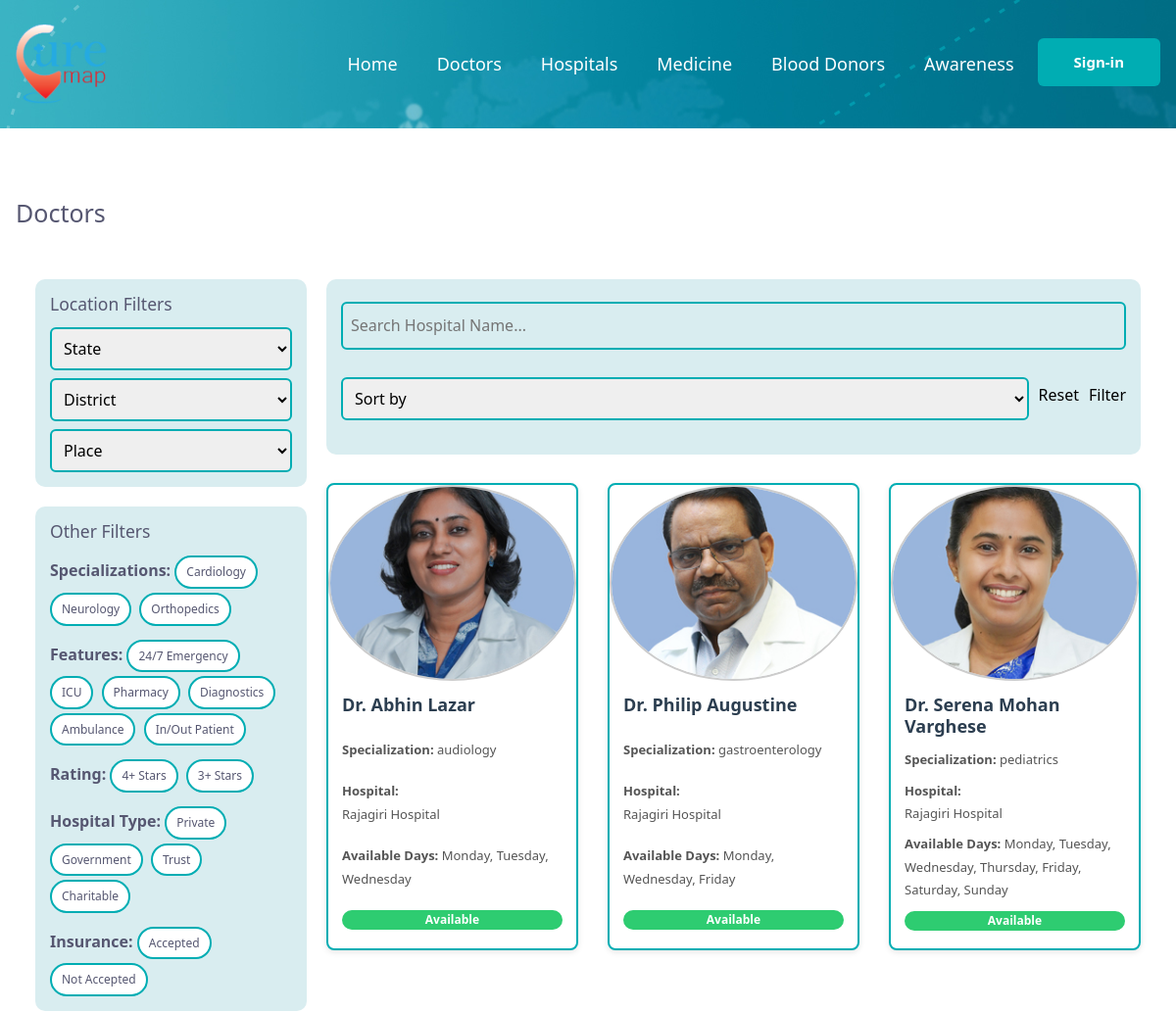
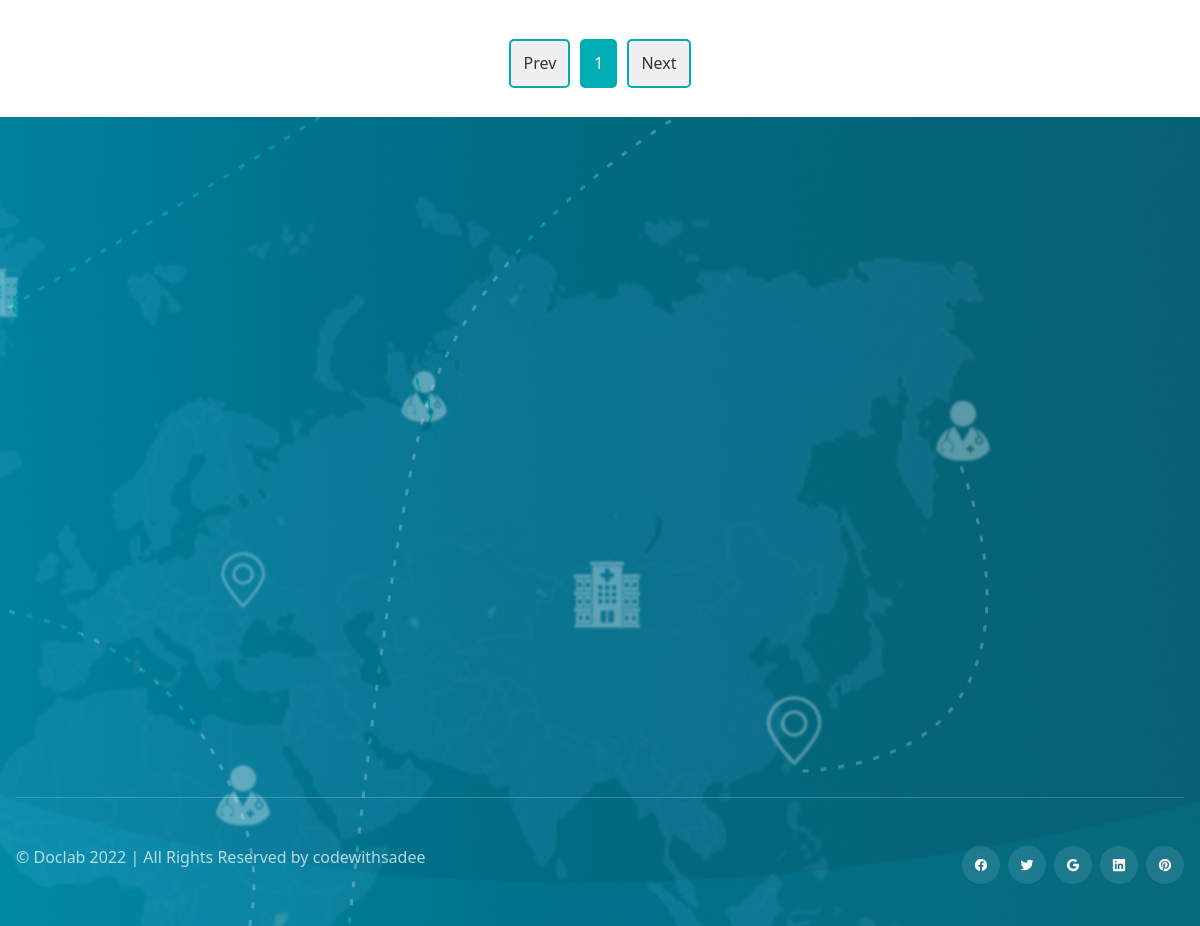
/doctor/doctor_list/, run on the app's committed database (2 pictures, top to bottom).
### doctor/models.py (models this page shows, shortened)
class Doctor(models.Model):
    first_name = models.CharField(max_length=100)
    second_name = models.CharField(max_length=100, blank=True, null=True)
    last_name = models.CharField(max_length=100)
    photo = models.ImageField(upload_to='doctor_photos/')
    email = models.EmailField(unique=True, blank=True, null=True)
    phone = models.CharField(max_length=15, blank=True, null=True)
    gender = models.CharField(max_length=10, choices=[('male', 'Male'), ('female', 'Female'), ('other', 'Other')])
    role = models.CharField(max_length=255, blank=True, null=True)
    qualification = models.TextField(help_text="Use line breaks for paragraphs and * for bullet points.",blank=True, null=True)
    specialization = MultiSelectField(choices=SPECIALIZATION_CHOICES)
    experience_years = models.PositiveIntegerField(blank=True, null=True)
    hospital = models.ForeignKey(Hospital, on_delete=models.CASCADE, related_name='doctors')
    available_days = MultiSelectField(choices=DAY_CHOICES, blank=True, null=True)
    about = models.TextField(blank=True, null=True)
    rating = models.FloatField(default=0.0)
    is_available = models.BooleanField(default=True)

### hospital/models.py (models this page shows, shortened)
class Hospital(models.Model):
    name = models.CharField(max_length=255)
    photo = models.ImageField(upload_to='hospital_photos/')
    email = models.EmailField(blank=True, null=True)
    email2 = models.EmailField(blank=True, null=True)  # Optional second email
    contact_number = models.CharField(max_length=15,blank=True, null=True)
    contact_number2 = models.CharField(max_length=15, blank=True, null=True)  # Optional second contact number
    password = models.CharField(max_length=128)  # Use Django's default max length for passwords
    website = models.URLField(blank=True, null=True)
    address = models.TextField()
    pincode = models.CharField(max_length=10)
    place = models.CharField(max_length=100)
    district = models.CharField(max_length=100)
    state = models.CharField(max_length=100)
    location_map_url = models.URLField(max_length=2000, blank=True, null=True)
    rating = models.FloatField(default=0.0)
    open_24_hours = models.BooleanField(default=False, help_text="Check if the hospital is open 24 hours")

### doctor/views.py (the view)
# urls.py: path('doctor_list/', views.doctor_list,name='doctor_list'),
def doctor_list(request):
    doctors = Doctor.objects.all()
    return render(request, 'doctor/doctor_list.html', {'doctors': doctors})

### templates/doctor/doctor_list.html (shortened to what this page needs)
{% extends "basic_templates/header.html" %}
{% load static %}
{% block css %}
<link rel="stylesheet" href="https://cdn.jsdelivr.net/npm/choices.js/public/assets/styles/choices.min.css">
<link rel="stylesheet" href="{% static 'css/basic_css/header.css' %}">
<link rel="stylesheet" href="{% static 'css/hospital/hospital.css' %}">
<link rel="stylesheet" href="{% static 'css/loginpage/loginpage.css' %}">
{% endblock css %}
{% block body %}
<br><br><br><br><br><br><br>
<section class="service" aria-label="service">
  <div class="container">
    <h1>Doctors</h1>
    <br>
    <div class="hospital-page">
      <aside class="sidebar">
        <div class="filter-box">
          <h3>Location Filters</h3>
          <select><option>State</option></select>
          <select><option>District</option></select>
          <select><option>Place</option></select>
        </div>
        <div class="filter-box">
          <h3>Other Filters</h3>
          <div class="tag-group">
            <strong>Specializations:</strong>
            <span>Cardiology</span>
            <span>Neurology</span>
            <span>Orthopedics</span>
          </div>
          <div class="tag-group">
            <strong>Features:</strong>
            <span>24/7 Emergency</span>
            <span>ICU</span>
            <span>Pharmacy</span>
            <span>Diagnostics</span>
            <span>Ambulance</span>
            <span>In/Out Patient</span>
          </div>
          <div class="tag-group">
            <strong>Rating:</strong>
            <span>4+ Stars</span>
            <span>3+ Stars</span>
          </div>
          <div class="tag-group">
            <strong>Hospital Type:</strong>
            <span>Private</span>
            <span>Government</span>
            <span>Trust</span>
            <span>Charitable</span>
          </div>
          <div class="tag-group">
            <strong>Insurance:</strong>
            <span>Accepted</span>
            <span>Not Accepted</span>
          </div>
        </div>
      </aside>
      <main class="main-section">
        <div class="filter-box">
          <div class="top-filters">
            <input type="text" placeholder="Search Hospital Name...">
          </div>
          <div class="top-filters">
            <select>
              <option>Sort by</option>
            </select>
            <button>Reset</button>
            <button>Filter</button>
          </div>
        </div><br>
<div class="doctor-cards" id="doctorCards">
  {% for doctor in doctors %}
    <div class="card doctor-card">
      <img src="{{ doctor.photo.url }}" alt="Dr. {{ doctor.first_name }} {{ doctor.last_name }}" class="doctor-photo">
      <div class="card-body">
        <h3>
          <a href="{% url 'doctor_detail' doctor.id %}" class="doctor-link">
            <strong>Dr. {{ doctor.first_name }}{% if doctor.second_name %} {{ doctor.second_name }}{% endif %} {{ doctor.last_name }}</strong>
          </a>
        </h3>
        {% if doctor.specialization %}
          <p><strong>Specialization:</strong>
            {{ doctor.specialization|join:", " }}
          </p>
        {% endif %}
        <p><strong>Hospital:</strong>
          <a href="{% url 'hospital_detail' doctor.hospital.id %}">
            {{ doctor.hospital.name }}
          </a>
        </p>
        {% if doctor.available_days %}
          <p><strong>Available Days:</strong>
            {{ doctor.available_days}}
          </p>
        {% endif %}
        {% if doctor.is_available %}
          <p class="badge open">Available</p>
        {% else %}
          <p class="badge closed">Not Available</p>
        {% endif %}
      </div>
    </div>
  {% endfor %}
</div>
<br>
      </main>
    </div>
    <div class="pagination" id="paginationControls"></div><br>
  </div>
</section>
{% endblock body %}

### static/css/basic_css/header.css (style rules this page uses)
:root { --rich-black-fogra-29: hsl(222, 44%, 8%); --middle-blue-green_40: hsla(174, 64%, 71%, 0.4); --midnight-green: hsl(186, 100%, 19%); --midnight-green_a25: hsla(186, 100%, 19%, 0.25); --independece: hsl(236, 14%, 39%); --verdigris: hsl(182, 100%, 35%); --ming: hsl(186, 72%, 24%); --space-cadet: hsla(226, 45%, 24%); --eerie-black: hsl(0, 0%, 13%); --alice-blue: hsl(187, 25%, 94%); --gray-web: hsl(0, 0%, 50%); --gainsboro: hsl(0, 0%, 87%); --white: hsl(0, 0%, 100%); --white_a20: hsla(0, 0%, 100%, 0.2); --white_a10: hsla(0, 0%, 100%, 0.1); --black: hsl(0, 0%, 0%); --ff-oswald: 'Oswald', sans-serif; --ff-rubik: 'Rubik', sans-serif; --headline-lg: 5rem; --headline-md: 3rem; --headline-sm: 2rem; --title-lg: 1.8rem; --title-md: 1.5rem; --title-sm: 1.4rem; --fw-500: 500; --fw-700: 700; --section-padding: 120px; --shadow-1: 0px 2px 20px hsla(209, 36%, 72%, 0.2); --shadow-2: 0 4px 16px hsla(0, 0%, 0%, 0.06); --radius-circle: 50%; --radius-12: 12px; --radius-6: 6px; --radius-4: 4px; --transition-1: 0.25s ease; --transition-2: 0.5s ease; --transition-3: 1s ease; --cubic-in: cubic-bezier(0.51, 0.03, 0.64, 0.28); --cubic-out: cubic-bezier(0.05, 0.83, 0.52, 0.97); }
*, *::before, *::after { margin: 0; padding: 0; box-sizing: border-box; }
a, img, span, time, input, button, ion-icon { display: block; }
a { color: inherit; text-decoration: none; }
img { height: auto; }
input, button { background: none; border: none; font: inherit; }
input { width: 100%; outline: none; }
button { cursor: pointer; }
html { font-size: 10px; font-family: var(--ff-rubik); scroll-behavior: smooth; }
body { background-color: var(--white); font-size: 1.6rem; color: var(--independece); line-height: 1.8; overflow: hidden; }
body.loaded { overflow-y: visible; }
.container { padding-inline: 16px; }
@media (min-width:768px) { :root { --headline-lg:8rem; --headline-md:4.8rem } }
@media (min-width:768px) { .container { max-width: 750px; margin-inline: auto; } }
@media (min-width:992px) { .container { max-width: 940px; } }
@media (min-width:1200px) { .container { max-width: 1200px; } }

### static/css/hospital/hospital.css (style rules this page uses)
@media (min-width:768px) { :root { --headline-lg:8rem; --headline-md:4.8rem } }
@media (min-width:768px) { .container { max-width: 750px; margin-inline: auto; } }
@media (min-width:992px) { .container { max-width: 940px; } }
@media (min-width:1200px) { .container { max-width: 1200px; } }

### static/css/loginpage/loginpage.css (style rules this page uses)
:root { --rich-black-fogra-29: hsl(222, 44%, 8%); --middle-blue-green_40: hsla(174, 64%, 71%, 0.4); --midnight-green: hsl(186, 100%, 19%); --midnight-green_a25: hsla(186, 100%, 19%, 0.25); --independece: hsl(236, 14%, 39%); --verdigris: hsl(182, 100%, 35%); --ming: hsl(186, 72%, 24%); --space-cadet: hsla(226, 45%, 24%); --eerie-black: hsl(0, 0%, 13%); --alice-blue: hsl(187, 25%, 94%); --gray-web: hsl(0, 0%, 50%); --gainsboro: hsl(0, 0%, 87%); --white: hsl(0, 0%, 100%); --white_a20: hsla(0, 0%, 100%, 0.2); --white_a10: hsla(0, 0%, 100%, 0.1); --black: hsl(0, 0%, 0%); --ff-oswald: 'Oswald', sans-serif; --ff-rubik: 'Rubik', sans-serif; --headline-lg: 5rem; --headline-md: 3rem; --headline-sm: 2rem; --title-lg: 1.8rem; --title-md: 1.5rem; --title-sm: 1.4rem; --fw-500: 500; --fw-700: 700; --section-padding: 120px; --shadow-1: 0px 2px 20px hsla(209, 36%, 72%, 0.2); --shadow-2: 0 4px 16px hsla(0, 0%, 0%, 0.06); --radius-circle: 50%; --radius-12: 12px; --radius-6: 6px; --radius-4: 4px; --transition-1: 0.25s ease; --transition-2: 0.5s ease; --transition-3: 1s ease; --cubic-in: cubic-bezier(0.51, 0.03, 0.64, 0.28); --cubic-out: cubic-bezier(0.05, 0.83, 0.52, 0.97); }
*, *::before, *::after { margin: 0; padding: 0; box-sizing: border-box; }
a, img, span, time, input, button, ion-icon { display: block; }
a { color: inherit; text-decoration: none; }
img { height: auto; }
input, button { background: none; border: none; font: inherit; }
input { width: 100%; outline: none; }
button { cursor: pointer; }
html { font-size: 10px; font-family: var(--ff-rubik); scroll-behavior: smooth; }
body { background-color: var(--white); font-size: 1.6rem; color: var(--independece); line-height: 1.8; overflow: hidden; }
body.loaded { overflow-y: visible; }
.container { padding-inline: 16px; }
@media (min-width:768px) { :root { --headline-lg:8rem; --headline-md:4.8rem } }
@media (min-width:768px) { .container { max-width: 750px; margin-inline: auto; } }
@media (min-width:992px) { .container { max-width: 940px; } }
@media (min-width:1200px) { .container { max-width: 1200px; } }

### data on the page
Doctor: photo (picture), first_name "Abhin", last_name "Lazar", specialization "audiology", hospital.name "Rajagiri Hospital", available_days "Monday, Tuesday, Wednesday", is_available "Available"
Doctor: photo (picture), first_name "Philip", last_name "Augustine", specialization "gastroenterology", hospital.name "Rajagiri Hospital", available_days "Monday, Wednesday, Friday", is_available "Available"
Doctor: photo (picture), first_name "Serena", second_name "Mohan", last_name "Varghese", specialization "pediatrics", hospital.name "Rajagiri Hospital", available_days "Monday, Tuesday, Wednesday, Thursday, Friday, Saturday, Sunday", is_available "Available"
